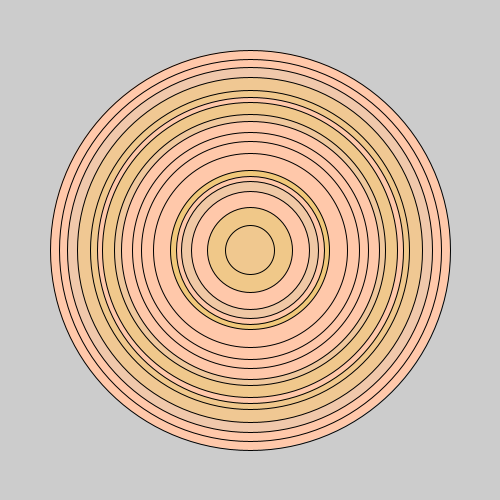
Frame 1 (no input)
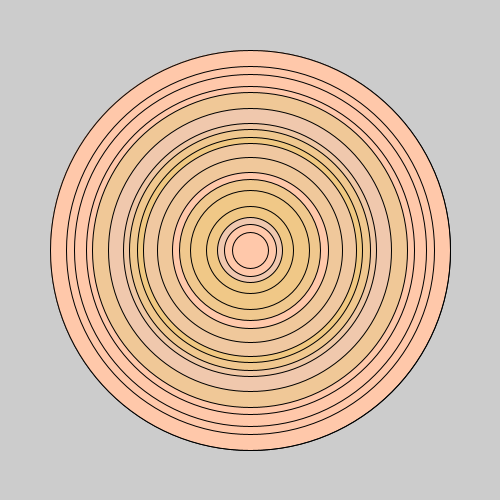
Frame 2 (the mouse pressed at the canvas centre, redrawn once)

The Processing sketch that drew these frames (run headless with seeded random() and noise(); the mouse was pressed at the canvas centre and the sketch redrawn once):

// Processing sketch: GenerateTreeRingsRandRadius
// ── GenerateTreeRingsRandRadius.pde
int radius = 30;
int maxRadius = 400;

void setup() {
  size(500, 500);
  frameRate(120);
}


void draw() {
  int a = 9;
  for (int i = maxRadius; i >= radius; i -= (a + random(1, 30))) {
    float r = random(120, 180);
    if (i % 2 == 0) {
      fill(255, 200, 170);
    } else {
      fill(240, 200, r);
    }
    circle(width / 2, height /2, i);
  }
  noLoop();
}
